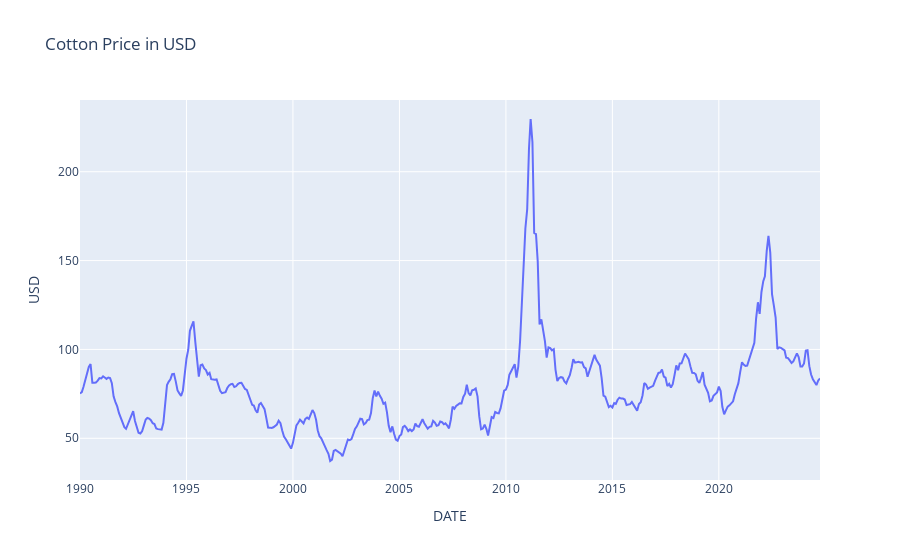

Source (notebook cell):
### Code cell
fig = px.line(data, x='DATE', y='Cotton Price', title='Cotton Price in USD')
fig.update_layout(yaxis=dict(title=dict(text='USD')))
fig.show()

### Figure 1 — Plotly figure (JSON) as saved in the notebook; plotly's stock layout.template omitted (floating-point values rounded to 4 significant figures; data arrays with more than 128 entries replaced by an {"elided": "..."} marker saying what was removed)
{"data": [{"hovertemplate": "DATE=%{x}<br>Cotton Price=%{y}<extra></extra>", "legendgroup": "", "line": {"color": "#636efa", "dash": "solid"}, "marker": {"symbol": "circle"}, "mode": "lines", "name": "", "orientation": "v", "showlegend": false, "type": "scatter", "x": {"elided": "418 str values"}, "xaxis": "x", "y": {"elided": "418 float values"}, "yaxis": "y"}], "layout": {"legend": {"tracegroupgap": 0}, "title": {"text": "Cotton Price in USD"}, "xaxis": {"anchor": "y", "domain": [0, 1], "title": {"text": "DATE"}}, "yaxis": {"anchor": "x", "domain": [0, 1], "title": {"text": "USD"}}}}
